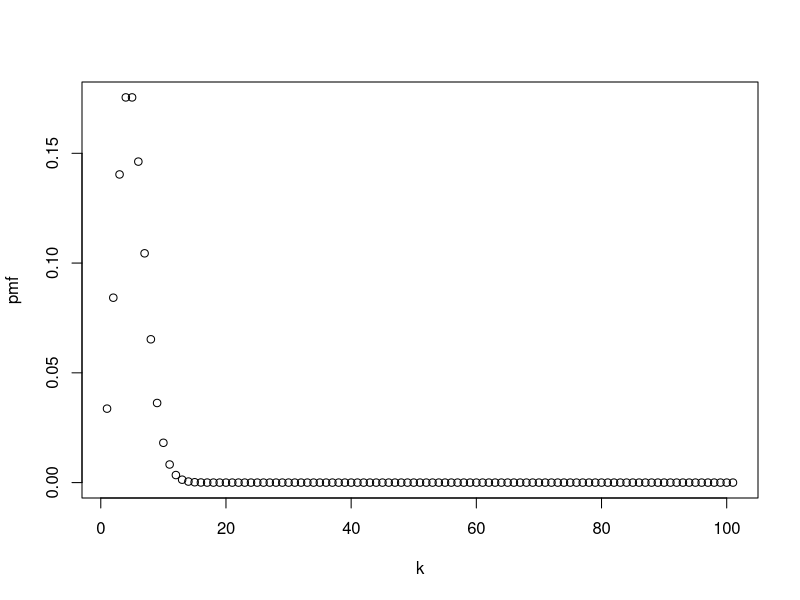

The R source for this figure:
#Poisson distribution

fact = function(k) ifelse(k==0,1, prod(1:k))

PMF = function(lambda, k) exp(-lambda)*lambda^k/fact(k)

lambda = 5
k = seq(0:100)

pmf = sapply(k,PMF,lambda = lambda)

plot(k, pmf)

print(sum(k*pmf)) #mean

print(sum((k-lambda)^2*pmf))